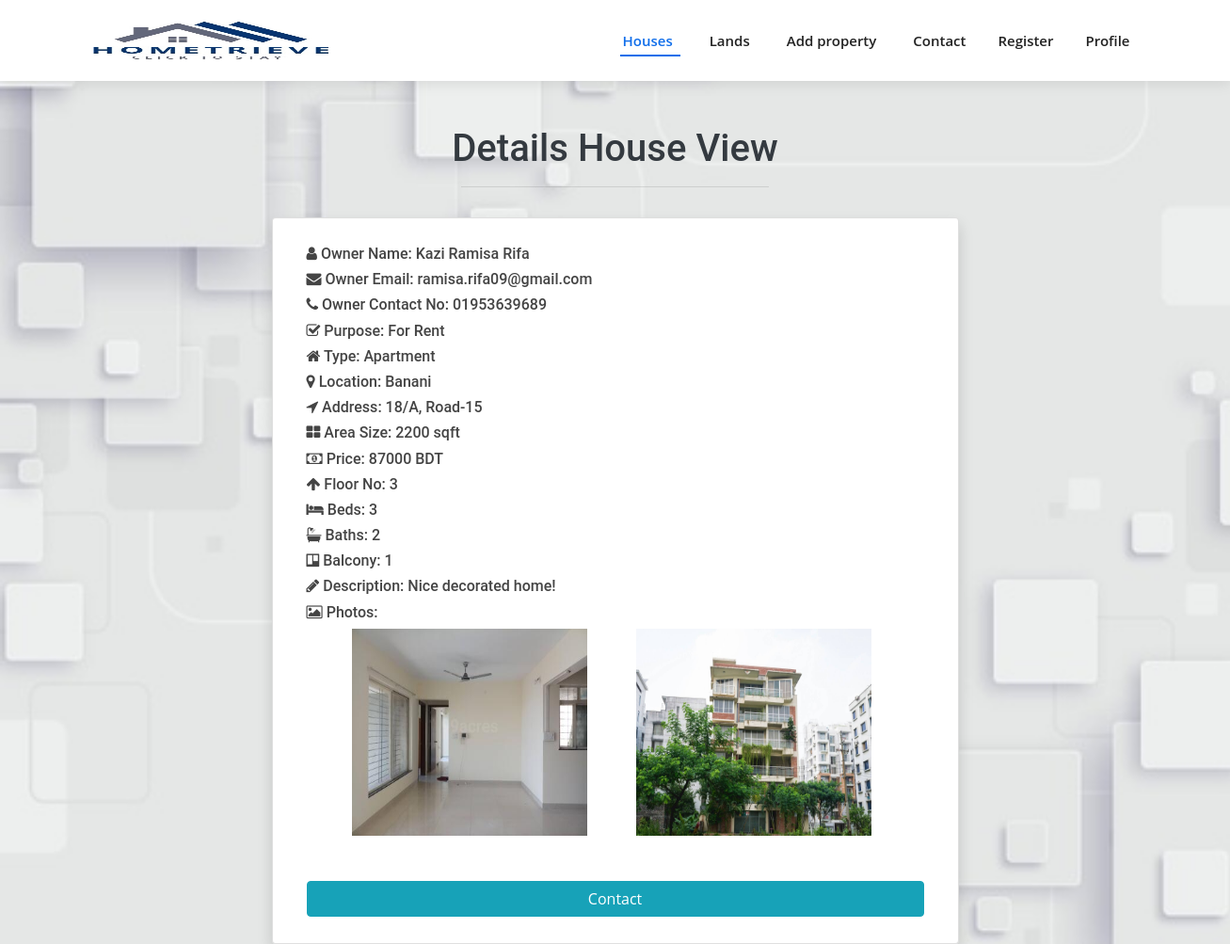
Page /view_house_details.php?id=1 (signed in) on the committed database.
### tables this page shows
CREATE TABLE `houses` (
  `id` int(6) NOT NULL,
  `user_id` int(6) NOT NULL,
  `owner_name` varchar(255) NOT NULL,
  `owner_email` varchar(255) NOT NULL,
  `owner_contact` varchar(255) NOT NULL,
  `purpose` varchar(255) NOT NULL,
  `type` varchar(255) NOT NULL,
  `location` varchar(255) NOT NULL,
  `address` varchar(255) NOT NULL,
  `area_size` varchar(255) NOT NULL,
  `price` varchar(255) NOT NULL,
  `floor_no` varchar(255) NOT NULL,
  `beds` int(5) NOT NULL,
  `baths` int(5) NOT NULL,
  `balcony` int(5) NOT NULL,
  `description` text NOT NULL,
  `tier` varchar(255) NOT NULL
);

CREATE TABLE `house_image` (
  `house_id` int(6) NOT NULL,
  `image` varchar(255) NOT NULL
);

### view_house_details.php (the view, shortened to what this page needs)
<?php
include 'connection.php';
$h_id =  $_GET['id'];
    $sql = "SELECT *
    FROM houses
    WHERE id='$h_id'";
    $result = mysqli_query($conn,$sql);
    $row = mysqli_fetch_array($result)
?>
<!DOCTYPE html>
<html lang="en" dir="ltr">
  <head>
    <link rel="stylesheet" href="https://maxcdn.bootstrapcdn.com/bootstrap/4.5.2/css/bootstrap.min.css">
    <link href="//maxcdn.bootstrapcdn.com/bootstrap/4.0.0/css/bootstrap.min.css" rel="stylesheet" id="bootstrap-css">
    <link rel="stylesheet" href="https://cdnjs.cloudflare.com/ajax/libs/font-awesome/4.7.0/css/font-awesome.min.css">
    <link href="css/style.css" rel="stylesheet">
   </head>
<body>
  <header id="header" class="d-flex align-items-center">
    <div class="container d-flex align-items-center justify-content-between">
      <a href="index.php" class="logo"><img src="assets/image/logo1c.jpeg" alt="Hometrieve"></a>
      <nav id="navbar" class="navbar">
        <ul>
          <li class="dropdown"><a class="nav-link scrollto active" href="#team"><span>Houses</span> <i class="bi bi-chevron-down"></i></a>
          </li>
          <li class="dropdown"><a href="#team"><span>Lands</span> <i class="bi bi-chevron-down"></i></a>
          </li>
          <li class="dropdown"><a href="#team"><span>Add property</span> <i class="bi bi-chevron-down"></i></a>
          </li>
          <li><a class="nav-link " href="contact_us.php">Contact</a></li>
          <li><a class="nav-link " href="signup.php">Register</a></li>
          <?php
          if (empty($_SESSION['logged_in'])) echo '<li><a class="nav-link scrollto" href="login.php">Login</a></li>';
          else {
            echo '<li class="dropdown"><a href="#team"><span>Profile</span><i class="bi bi-chevron-down"></i></a>
            <ul style="text-align:center;">
                <li><span>Welcome</span></li>
                <li><span>' . $username . '</span></li>
                <li><a href="user_profile.php">Profile</a></li>
                <li><a href="logout.php">Logout</a></li>
              </ul>
          </li>';
          }
          ?>
        </ul>
      </nav>
    </div>
  </header>
   <h1 class="text-center text-dark text-capitalize pt-5">Details House View</h1>
                <hr class="w-25 pt-3">
   <div class="container">
    <div class="row">
        <div class="col-lg-8 mx-auto">
            <ul class="list-group shadow">
                <li class="list-group-item">
                    <div class="media align-items-lg-center flex-column flex-lg-row p-3">
                        <div class="media-body order-2 order-lg-1">
                            <h6><i class="fa fa-user"></i> Owner Name: <?php echo $row['owner_name']; ?></h6>
                            <h6><i class="fa fa-envelope"></i> Owner Email: <?php echo $row['owner_email']; ?></h6>
                            <h6><i class="fa fa-phone"></i> Owner Contact No: <?php echo $row['owner_contact']; ?></h6>
                            <h6><i class="fa fa-check-square-o"></i> Purpose: <?php echo $row['purpose']; ?></h6>
                            <h6><i class="fa fa-home"></i> Type: <?php echo $row['type']; ?></h6>
                            <h6><i class="fa fa-map-marker"></i> Location: <?php echo $row['location']; ?></h6>
                            <h6><i class="fa fa-location-arrow"></i> Address: <?php echo $row['address']; ?></h6>
                            <h6><i class="fa fa-th-large"></i> Area Size: <?php echo $row['area_size']; ?> sqft</h6>
                            <h6><i class="fa fa-money"></i> Price: <?php echo $row['price']; ?> BDT</h6>
                            <h6><i class="fa fa-arrow-up"></i> Floor No: <?php echo $row['floor_no']; ?></h6>
                            <h6><i class="fa fa-bed"></i> Beds: <?php echo $row['beds']; ?></h6>
                            <h6><i class="fa fa-bath"></i> Baths: <?php echo $row['baths']; ?></h6>
                            <h6><i class="fa fa-trello"></i> Balcony: <?php echo $row['balcony']; ?></h6>
                            <h6><i class="fa fa-pencil"></i> Description: <?php echo $row['description']; ?></h6>
                            <h6><i class="fa fa-picture-o"></i> Photos:</h6>
                        <?php
                            $sql = "SELECT image
                            FROM house_image
                            WHERE house_id='$h_id'";
                            $result1 = mysqli_query($conn,$sql);
                            while($rows_img = mysqli_fetch_array($result1))
                            {
                        ?>
                            <img src="assets/uploads/<?php echo $rows_img['image']; ?>" alt="Generic placeholder image" width="200" class="ml-lg-5 order-1 order-lg-2">
                        <?php
                            }
                        ?>
                            <div class="row mt-5">
                                <div class="col-md-12">
                                    <button type="submit" onclick="window.location = 'contact_owner.php?id=<?php echo $h_id ?>';" class="btn btn-info btn-block"> Contact  </button>
                                </div>
                            </div>
                        </div>
                    </div>
                </li>
            </ul>
        </div>
    </div>
</div>
</body>
</html>

### css/style.css (style rules this page uses)
body { font-family: "Open Sans", sans-serif; color: #444444; overflow-x: hidden; }
a { color: #106eea; text-decoration: none; }
h1, h2, h3, h4, h5, h6 { font-family: "Roboto", sans-serif; }
#header { background: #fff; transition: all 0.5s; z-index: 997; height: 86px; box-shadow: 0px 2px 15px rgba(0, 0, 0, 0.1); }
#header .logo { font-size: 30px; margin: 0; padding: 0; line-height: 1; font-weight: 600; letter-spacing: 0.8px; font-family: "Poppins", sans-serif; }
#header .logo img { max-height: 40px; }
.navbar { padding: 0; }
.navbar ul { margin: 0; padding: 0; display: flex; list-style: none; align-items: center; }
.navbar li { position: relative; }
.navbar > ul > li { white-space: nowrap; padding: 10px 0 10px 28px; }
.navbar a { display: flex; align-items: center; justify-content: space-between; padding: 0 3px; font-size: 15px; font-weight: 600; color: #222222; white-space: nowrap; transition: 0.3s; position: relative; }
.navbar > ul > li > a:before { content: ""; position: absolute; width: 100%; height: 2px; bottom: -6px; left: 0; background-color: #106eea; visibility: hidden; width: 0px; transition: all 0.3s ease-in-out 0s; }
.navbar a:hover:before, .navbar li:hover > a:before, .navbar .active:before { visibility: visible; width: 100%; }
.navbar a:hover, .navbar .active, .navbar li:hover > a { color: #106eea; }

### view_house_details.php (style rules this page uses)
body { background-image: url('assets/image/ambulancesigncover.jpg'); background-repeat: no-repeat; background-attachment: fixed; background-size: cover; }
img { height: 220px; width: 250px }

### rows in the picture
houses: owner_name "Kazi Ramisa Rifa", owner_email "ramisa.rifa09@gmail.com", owner_contact "01953639689", purpose "For Rent", type "Apartment", location "Banani", address "18/A, Road-15", area_size "2200", price "87000", floor_no "3", beds "3", baths "2", balcony "1", description "Nice decorated home!"
house_image: image (picture)
house_image: image (picture)
